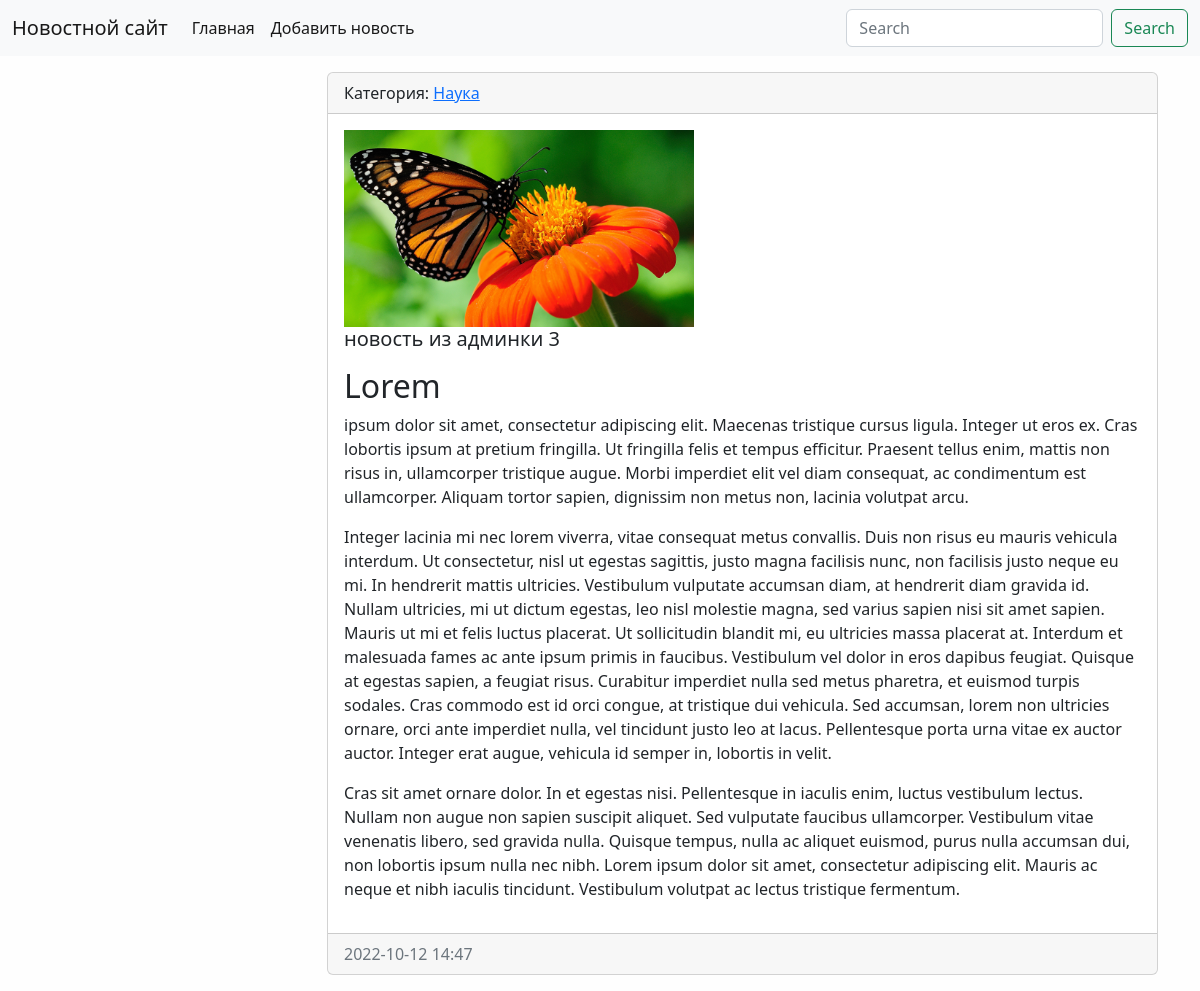
Screenshot of /news/8 with the database file from the repository.
### news/models.py (models this page shows, shortened)
class News(models.Model):
    title = models.CharField(max_length=150, verbose_name='Наименование')
    content = models.TextField(blank=True, verbose_name='Контент')  # blank - не обязательно к заполнению
    created_at = models.DateTimeField(auto_now_add=True, verbose_name='Дата публикации')
    updated_at = models.DateTimeField(auto_now=True, verbose_name='Обновлено')
    photo = models.ImageField(upload_to='photos/%Y/%m/%d/', verbose_name='Фото', blank=True)
    is_published = models.BooleanField(default=True, verbose_name='Опубликовано')
    category = models.ForeignKey('Category', on_delete=models.PROTECT, null=True, blank=True,
                                 verbose_name='Категория')
    class Meta:
        verbose_name = 'Новость'  # ед число
        verbose_name_plural = 'Новости'  # мн число
        ordering = ['-created_at']  # sort

class Category(models.Model):
    title = models.CharField(max_length=150, db_index=True,
                             verbose_name='Наименование категории')  # db_index индексирует поле
    def get_absolute_url(self):
        return reverse('category', kwargs={"category_id": self.pk})
    def __str__(self):
        return self.title
    class Meta:
        verbose_name = 'Категория'  # ед число
        verbose_name_plural = 'Категории'  # мн число
        ordering = ['title']  # sort

### news/views.py (the view)
# urls.py: path('news/<int:news_id>', view_news, name='view_news'),
def view_news(request, news_id):
    news_item = get_object_or_404(News, pk=news_id)
    return render(request, 'news/view_news.html', {"news_item": news_item})

### news/templates/news/view_news.html (shortened to what this page needs)
{% extends 'base.html' %}
{% block content %}
<div class="card mb-3">
    <div class="card-header">
        Категория: <a href="{{ news_item.category.get_absolute_url }}">{{news_item.category }}</a>
    </div>
    <div class="card-body">
        <div class="media">
            {% if item.photo %}
            <img src="{{ news_item.photo.url }}" alt="" width="350" class="mr-3">
            {% else %}
            <img src="\media\photos\2022\10\05\7._Бабочка.jpg" alt="" width="350" class="mr-3">
            {% endif %}
            <div class="media-body">
                <h5 class="card-title">{{ news_item.title }}</h5>
                <p class="card-text">{{ news_item.content|safe|linebreaks }}</p>
            </div>
        </div>
    </div>
    <div class="card-footer text-muted">
        {{ news_item.created_at|date:"Y-m-d H:i" }}
    </div>
</div>
{% endblock %}

### testsite/static/css/style.css (style rules this page uses)
body { background-color: #fefefe; }

### rows the page displays
News: category "Наука", title "новость из админки 3", content "Lorem ipsum dolor sit amet, consectetur adipiscing elit. Maecenas tristique cursus ligula. Integer ut eros ex. Cras lobortis ipsum at pretium fringilla. Ut fringilla felis et tempus efficitur. Praesent tellus enim, mattis non risus in, ullamcorper tristique augue. Morbi imperdiet elit vel diam consequat, ac condimentum est ullamcorper. Aliquam tortor sapien, dignissim non metus non, lacinia volutpat arcu. Integer lacinia mi nec lorem viverra, vitae consequat metus convallis. Duis non risus eu mauris vehicula interdum. Ut consectetur, nisl ut egestas sagittis, justo magna facilisis nunc, non facilisis justo neque eu mi. In hendrerit mattis ultricies. Vestibulum vulputate accumsan diam, at…", created_at "2022-10-12 14:47"
